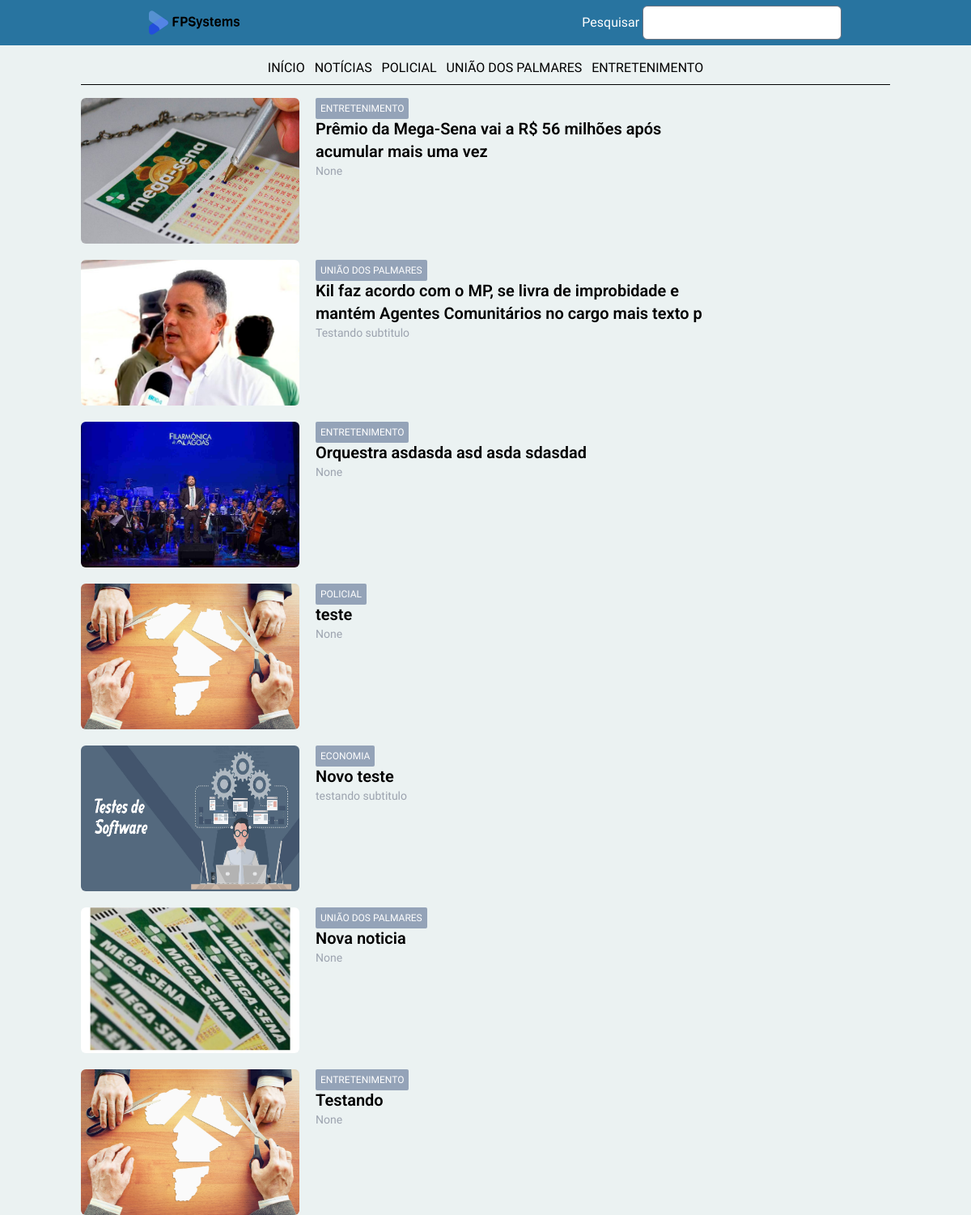
Screenshot of /search with the database file from the repository.
### news/models.py (models this page shows)
class Category(models.Model):
    description = models.CharField(max_length=100)
    shouldBeDisplayed = models.BooleanField(default=False)
    name = models.CharField(max_length=100, null=True)

class Article(models.Model):
    title = models.CharField(max_length=100)
    subtitle = models.CharField(max_length=100, null=True)
    text = RichTextField(blank=True, null=True)
    slug = models.TextField(50)
    posted = models.DateTimeField(null=True)
    thumb = models.ImageField(upload_to='img', null=True)
    timestamp = models.DateTimeField(auto_now_add=True)
    highlight = models.BooleanField(default=False)
    category = models.ForeignKey(Category, on_delete=models.CASCADE, null=True)
    viewCount = models.IntegerField(default=0)

### news/views.py (the view)
# urls.py: path('search', views.search_articles, name='searchArticles'),
def search_articles(request):
    categories = Category.objects.filter(shouldBeDisplayed=True)
    search = request.GET.get('search', '')
    if (search):
        articles = Article.objects.filter(title__contains=search)
    else:
        articles = Article.objects.all()
    return render(request, 'news/Portal/SearchArticles.html',
                  context={'articles': articles, 'categories': categories})

### templates/news/Portal/SearchArticles.html (shortened to what this page needs)
{% extends "news/Portal/Main.html" %}
{% load static %}
{% block content %}
    <div class="lg:w-10/12 lg:my-0 lg:mx-auto">
        {% if articles.count == 0 %}
            <h1>Não foram encontrados resultados correspondente a sua pesquisa</h1>
        {% else %}
            <div class="flex flex-col gap-5 items-center lg:items-start">
                {% for article in articles %}
                    <div class="w-11/12 lg:w-fit flex flex-col gap-5">
                        <a href={% url 'viewArticle' article.slug %}>
                            <div class="lg:flex lg:gap-5">
                                <img class="lg:rounded-md md:h-[110px] lg:w-[270px] lg:h-[180px]" alt="capa"
                                     src={{ article.thumb.url }}/>
                                <div class="lg:max-w-[500px]">
                                    <span class="category-span">{{ article.category.description }}</span>
                                    <p class="text-xl font-roboto font-semibold">{{ article.title }}</p>
                                    <p class="font-robo hidden lg:block text-sm text-gray-400">{{ article.subtitle }}</p>
                                </div>
                            </div>
                        </a>
                    </div>
                {% endfor %}
            </div>
        {% endif %}
    </div>
{% endblock %}

### templates/news/Portal/Main.html (shortened to what this page needs)
{% load static %}
{% load static tailwind_tags %}
<!DOCTYPE html>
<html lang="en">
<head>
    <link rel="stylesheet" href="{% static 'css/style.css' %}">
    {% tailwind_css %}
</head>
<body>
<header class="bg-[#2874A0] h-14 w-full">
    <div class="flex justify-around items-center h-full">
        <a href={% url 'index' %}>
            <img class="w-40 " src="{% static 'img/logo.svg' %}">
        <form class="hidden sm:hidden md:block outline-none" autocomplete="off" action={% url 'searchArticles' %}>
            <label class="text-white">Pesquisar</label>
            <input class="rounded-md" type="text" name="search">
        </form>
    </div>
</header>
<nav class="hidden justify-center w-full my-4 sm:flex">
    <div class="w-10/12 flex justify-center border-b border-black">
        <ul class="sm:mb-2 sm:inline">
            <li class="sm:inline mx-1"><a href={% url 'index' %}>INÍCIO</a></li>
            <li class="sm:inline mx-1"><a href={% url 'searchArticles' %}>NOTÍCIAS</a></li>
            {% for category in categories %}
                <li class="sm:inline mx-1"><a href="{% url 'articlesByCategory' %}?category={{ category.description }}">{{ category.description }}</a></li>
            {% endfor %}
        </ul>
    </div>
</nav>
<div class="flex flex-col">
    {% block content %}
    {% endblock %}
</div>
</body>
</html>

### news/static/css/style.css (style rules this page uses)
body { margin: 0; font-family: "Viga", sans-serif; font-style: normal; justify-content: center; background-color: #ebf2f2; }
header a { width: 20%; }
header img { width: 100%; }

### rows the page displays
Category: description "POLICIAL"
Category: description "UNIÃO DOS PALMARES"
Category: description "ENTRETENIMENTO"
Article: thumb (picture), category.description "ENTRETENIMENTO", title "Prêmio da Mega-Sena vai a R$ 56 milhões após acumular mais uma vez", subtitle "None"
Article: thumb (picture), category.description "UNIÃO DOS PALMARES", title "Kil faz acordo com o MP, se livra de improbidade e mantém Agentes Comunitários no cargo mais texto p", subtitle "Testando subtitulo"
Article: thumb (picture), category.description "ENTRETENIMENTO", title "Orquestra asdasda asd asda sdasdad", subtitle "None"
Article: thumb (picture), category.description "POLICIAL", title "teste", subtitle "None"
Article: thumb (picture), category.description "ECONOMIA", title "Novo teste", subtitle "testando subtitulo"
Article: thumb (picture), category.description "UNIÃO DOS PALMARES", title "Nova noticia", subtitle "None"
Article: thumb (picture), category.description "ENTRETENIMENTO", title "Testando", subtitle "None"
